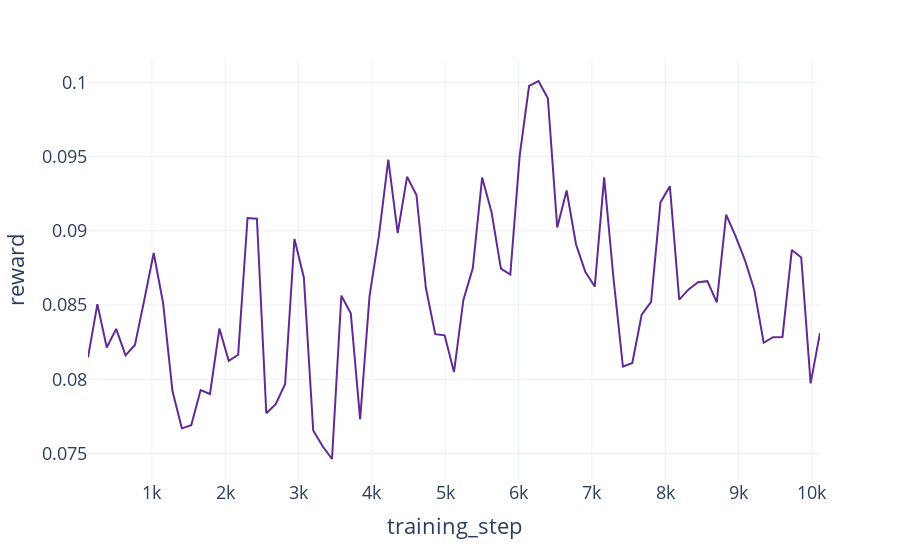

Write notebook code for a chart like this one.
### Markdown cell above
### Baseline

### Code cell
baseline_training_reward = pl.read_csv(
    "../presentation_data/plotting/PPO_best_baseline_env=l2rpn_case14_sandbox_iterations=10000_2025-09-14_15_16_50_PPO_1.csv"
)
fig = px.line(
    baseline_training_reward,
    x="Step",
    y="Value",
    labels={
        "Step": "training_step",
        "Value": "reward",
    },
    template=THEME,
)
fig.update_xaxes({"title": {"font": {"size": 22}}, "tickfont": {"size": 18}})
fig.update_yaxes({"title": {"font": {"size": 22}}, "tickfont": {"size": 18}})
fig.update_traces(line_color="#612b94")

### Figure 1 — Plotly figure (JSON) as saved in the notebook; plotly's stock layout.template omitted (floating-point values rounded to 4 significant figures)
{"data": [{"hovertemplate": "training_step=%{x}<br>reward=%{y}<extra></extra>", "legendgroup": "", "line": {"color": "#612b94", "dash": "solid"}, "marker": {"symbol": "circle"}, "mode": "lines", "name": "", "orientation": "v", "showlegend": false, "type": "scatter", "x": [128, 256, 384, 512, 640, 768, 896, 1024, 1152, 1280, 1408, 1536, 1664, 1792, 1920, 2048, 2176, 2304, 2432, 2560, 2688, 2816, 2944, 3072, 3200, 3328, 3456, 3584, 3712, 3840, 3968, 4096, 4224, 4352, 4480, 4608, 4736, 4864, 4992, 5120, 5248, 5376, 5504, 5632, 5760, 5888, 6016, 6144, 6272, 6400, 6528, 6656, 6784, 6912, 7040, 7168, 7296, 7424, 7552, 7680, 7808, 7936, 8064, 8192, 8320, 8448, 8576, 8704, 8832, 8960, 9088, 9216, 9344, 9472, 9600, 9728, 9856, 9984, 10112], "xaxis": "x", "y": [0.08147, 0.08506, 0.08214, 0.08339, 0.08161, 0.08231, 0.08535, 0.08851, 0.08515, 0.07921, 0.0767, 0.0769, 0.07928, 0.07901, 0.08341, 0.08124, 0.08165, 0.09086, 0.09082, 0.07771, 0.07833, 0.07967, 0.08945, 0.08686, 0.07655, 0.07549, 0.07463, 0.08563, 0.08444, 0.07731, 0.08561, 0.08967, 0.09479, 0.08985, 0.09364, 0.09241, 0.08616, 0.08304, 0.08296, 0.08049, 0.08535, 0.08747, 0.09358, 0.09126, 0.08745, 0.08705, 0.09506, 0.09976, 0.1001, 0.09893, 0.09022, 0.09271, 0.0891, 0.08722, 0.08624, 0.0936, 0.08677, 0.08085, 0.0811, 0.08435, 0.08521, 0.09191, 0.09301, 0.08537, 0.08606, 0.08653, 0.08661, 0.08518, 0.09108, 0.08965, 0.08803, 0.08602, 0.08246, 0.08284, 0.08285, 0.08871, 0.0882, 0.07973, 0.08312], "yaxis": "y"}], "layout": {"legend": {"tracegroupgap": 0}, "margin": {"t": 60}, "xaxis": {"anchor": "y", "domain": [0, 1], "tickfont": {"size": 18}, "title": {"font": {"size": 22}, "text": "training_step"}}, "yaxis": {"anchor": "x", "domain": [0, 1], "tickfont": {"size": 18}, "title": {"font": {"size": 22}, "text": "reward"}}}}
